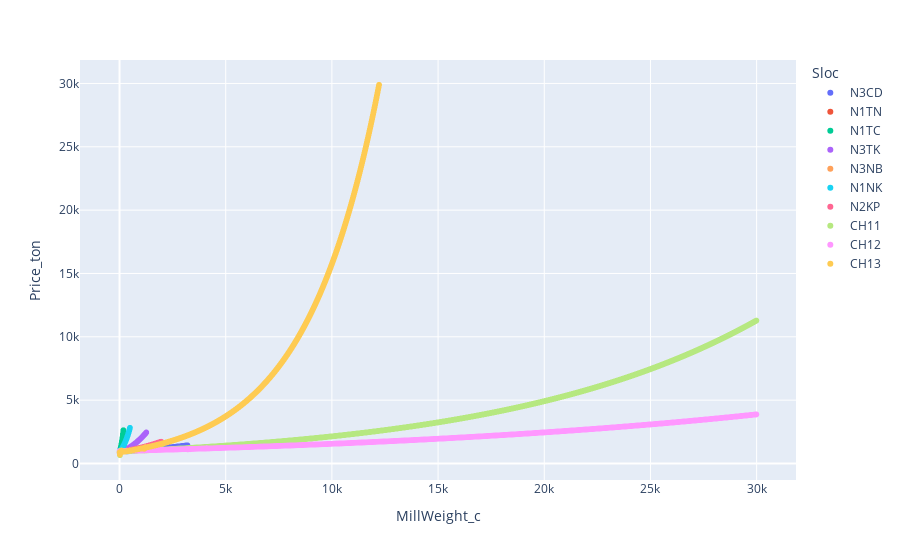

Notebook code cell kept with this figure:
### Code cell
sen = {}; m=8
for y in years:
    sen[y] = {}
    sen[y][m] = pd.DataFrame()
    for s in sloc: # ['CH11']:#
        if y in sl[s][m]:
            sen_      = supply[s][y][m].loc[(supply[s][y][m].Sloc==s)&(supply[s][y][m].Type.isin(['Estimation', 'Actual']))]
            sen[y][m] = sen[y][m].append(sen_.loc[sen_.MillWeight_c<=30000]) #
px.scatter(sen[y][m], x='MillWeight_c', y='Price_ton', color='Sloc') # Type

### Figure 1 — Plotly figure (JSON) as saved in the notebook; plotly's stock layout.template omitted (floating-point values rounded to 4 significant figures; data arrays with more than 128 entries replaced by an {"elided": "..."} marker saying what was removed)
{"data": [{"hovertemplate": "Sloc=N3CD<br>MillWeight_c=%{x}<br>Price_ton=%{y}<extra></extra>", "legendgroup": "N3CD", "marker": {"color": "#636efa", "symbol": "circle"}, "mode": "markers", "name": "N3CD", "showlegend": true, "type": "scattergl", "x": {"elided": "325 float values"}, "xaxis": "x", "y": {"elided": "325 float values"}, "yaxis": "y"}, {"hovertemplate": "Sloc=N1TN<br>MillWeight_c=%{x}<br>Price_ton=%{y}<extra></extra>", "legendgroup": "N1TN", "marker": {"color": "#EF553B", "symbol": "circle"}, "mode": "markers", "name": "N1TN", "showlegend": true, "type": "scattergl", "x": [2.43, 3.87, 13.13, 15.83, 1, 11, 21, 31, 41, 51, 61, 71, 81, 91, 101, 111, 121, 131, 141, 151], "xaxis": "x", "y": [900, 930, 940, 960, 906.4, 939.6, 974.0, 1010.0, 1047.0, 1085.0, 1125.0, 1166.0, 1208.0, 1253.0, 1298.0, 1346.0, 1395.0, 1446.0, 1499.0, 1554.0], "yaxis": "y"}, {"hovertemplate": "Sloc=N1TC<br>MillWeight_c=%{x}<br>Price_ton=%{y}<extra></extra>", "legendgroup": "N1TC", "marker": {"color": "#00cc96", "symbol": "circle"}, "mode": "markers", "name": "N1TC", "showlegend": true, "type": "scattergl", "x": [3.41, 4.25, 4.77, 19.1, 1, 11, 21, 31, 41, 51, 61, 71, 81, 91, 101, 111, 121, 131, 141, 151, 161, 171, 181], "xaxis": "x", "y": [920, 930, 960, 1020, 919.0, 974.3, 1033.0, 1095.0, 1161.0, 1231.0, 1305.0, 1383.0, 1467.0, 1555.0, 1648.0, 1748.0, 1853.0, 1964.0, 2082.0, 2208.0, 2340.0, 2481.0, 2631.0], "yaxis": "y"}, {"hovertemplate": "Sloc=N3TK<br>MillWeight_c=%{x}<br>Price_ton=%{y}<extra></extra>", "legendgroup": "N3TK", "marker": {"color": "#ab63fa", "symbol": "circle"}, "mode": "markers", "name": "N3TK", "showlegend": true, "type": "scattergl", "x": {"elided": "131 float values"}, "xaxis": "x", "y": {"elided": "131 float values"}, "yaxis": "y"}, {"hovertemplate": "Sloc=N3NB<br>MillWeight_c=%{x}<br>Price_ton=%{y}<extra></extra>", "legendgroup": "N3NB", "marker": {"color": "#FFA15A", "symbol": "circle"}, "mode": "markers", "name": "N3NB", "showlegend": true, "type": "scattergl", "x": {"elided": "153 float values"}, "xaxis": "x", "y": {"elided": "153 float values"}, "yaxis": "y"}, {"hovertemplate": "Sloc=N1NK<br>MillWeight_c=%{x}<br>Price_ton=%{y}<extra></extra>", "legendgroup": "N1NK", "marker": {"color": "#19d3f3", "symbol": "circle"}, "mode": "markers", "name": "N1NK", "showlegend": true, "type": "scattergl", "x": [6.3, 12.61, 13.19, 17.75, 49.5, 1, 11, 21, 31, 41, 51, 61, 71, 81, 91, 101, 111, 121, 131, 141, 151, 161, 171, 181, 191, 201, 211, 221, 231, 241, 251, 261, 271, 281, 291, 301, 311, 321, 331, 341, 351, 361, 371, 381, 391, 401, 411, 421, 431, 441, 451, 461, 471, 481, 491], "xaxis": "x", "y": [920, 930, 950, 960, 1020, 914.8, 936.1, 957.9, 980.1, 1003.0, 1026.0, 1050.0, 1074.0, 1099.0, 1125.0, 1151.0, 1178.0, 1205.0, 1233.0, 1262.0, 1291.0, 1321.0, 1352.0, 1383.0, 1416.0, 1448.0, 1482.0, 1517.0, 1552.0, 1588.0, 1625.0, 1663.0, 1701.0, 1741.0, 1781.0, 1823.0, 1865.0, 1908.0, 1953.0, 1998.0, 2045.0, 2092.0, 2141.0, 2190.0, 2241.0, 2293.0, 2347.0, 2401.0, 2457.0, 2514.0, 2573.0, 2632.0, 2694.0, 2756.0, 2820.0], "yaxis": "y"}, {"hovertemplate": "Sloc=N2KP<br>MillWeight_c=%{x}<br>Price_ton=%{y}<extra></extra>", "legendgroup": "N2KP", "marker": {"color": "#FF6692", "symbol": "circle"}, "mode": "markers", "name": "N2KP", "showlegend": true, "type": "scattergl", "x": {"elided": "201 float values"}, "xaxis": "x", "y": {"elided": "201 float values"}, "yaxis": "y"}, {"hovertemplate": "Sloc=CH11<br>MillWeight_c=%{x}<br>Price_ton=%{y}<extra></extra>", "legendgroup": "CH11", "marker": {"color": "#B6E880", "symbol": "circle"}, "mode": "markers", "name": "CH11", "showlegend": true, "type": "scattergl", "x": {"elided": "3015 float values"}, "xaxis": "x", "y": {"elided": "3015 float values"}, "yaxis": "y"}, {"hovertemplate": "Sloc=CH12<br>MillWeight_c=%{x}<br>Price_ton=%{y}<extra></extra>", "legendgroup": "CH12", "marker": {"color": "#FF97FF", "symbol": "circle"}, "mode": "markers", "name": "CH12", "showlegend": true, "type": "scattergl", "x": {"elided": "3009 float values"}, "xaxis": "x", "y": {"elided": "3009 float values"}, "yaxis": "y"}, {"hovertemplate": "Sloc=CH13<br>MillWeight_c=%{x}<br>Price_ton=%{y}<extra></extra>", "legendgroup": "CH13", "marker": {"color": "#FECB52", "symbol": "circle"}, "mode": "markers", "name": "CH13", "showlegend": true, "type": "scattergl", "x": {"elided": "1233 float values"}, "xaxis": "x", "y": {"elided": "1233 float values"}, "yaxis": "y"}], "layout": {"legend": {"title": {"text": "Sloc"}, "tracegroupgap": 0}, "margin": {"t": 60}, "xaxis": {"anchor": "y", "domain": [0, 1], "title": {"text": "MillWeight_c"}}, "yaxis": {"anchor": "x", "domain": [0, 1], "title": {"text": "Price_ton"}}}}
